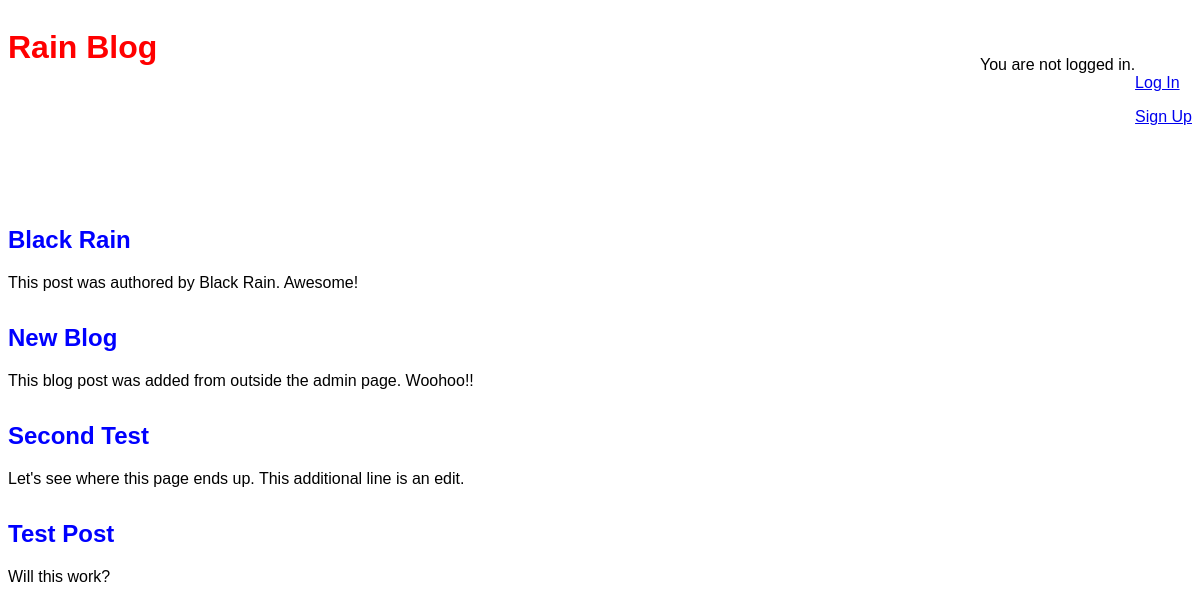
The page / on the database its author committed.
### blog/models.py (models this page shows, shortened)
class Post(models.Model):
    title = models.CharField(max_length=200)
    author = models.ForeignKey(
        'auth.user',
        on_delete=models.CASCADE,
        )
    body = models.TextField()

### blog/views.py (the view)
# urls.py: path('', BlogListView.as_view(), name='home'),
class BlogListView(ListView):
    model = Post
    template_name = 'home.html'
    context_object_name = 'all_blogs'

### templates/home.html
{% extends 'base.html' %}
{% block content %}
    {% for post in all_blogs %}
        <div class="post-entry">
            <h2><a href="{% url 'post_detail' post.pk %}">{{ post.title }}</a></h2>
            <p>{{ post.body }}</p>
        </div>
    {% endfor %}
{% endblock content %}

### static/css/base.css (style rules this page uses)
body { font-family:'Source Sans Pro',sans-serif; font: size 18px; }
.post-entry { margin-bottom:2rem; }
.post-entry h2 { margin:0.5rem0; }
.post-entry h2 a, .post-entry h2 a:visited { color:blue; text-decoration:none; }
.post-entry p { margin:0; font-weight:400; }

### rows shown on the page
Post: title "Black Rain", body "This post was authored by Black Rain. Awesome!"
Post: title "New Blog", body "This blog post was added from outside the admin page. Woohoo!!"
Post: title "Second Test", body "Let's see where this page ends up. This additional line is an edit."
Post: title "Test Post", body "Will this work?"
